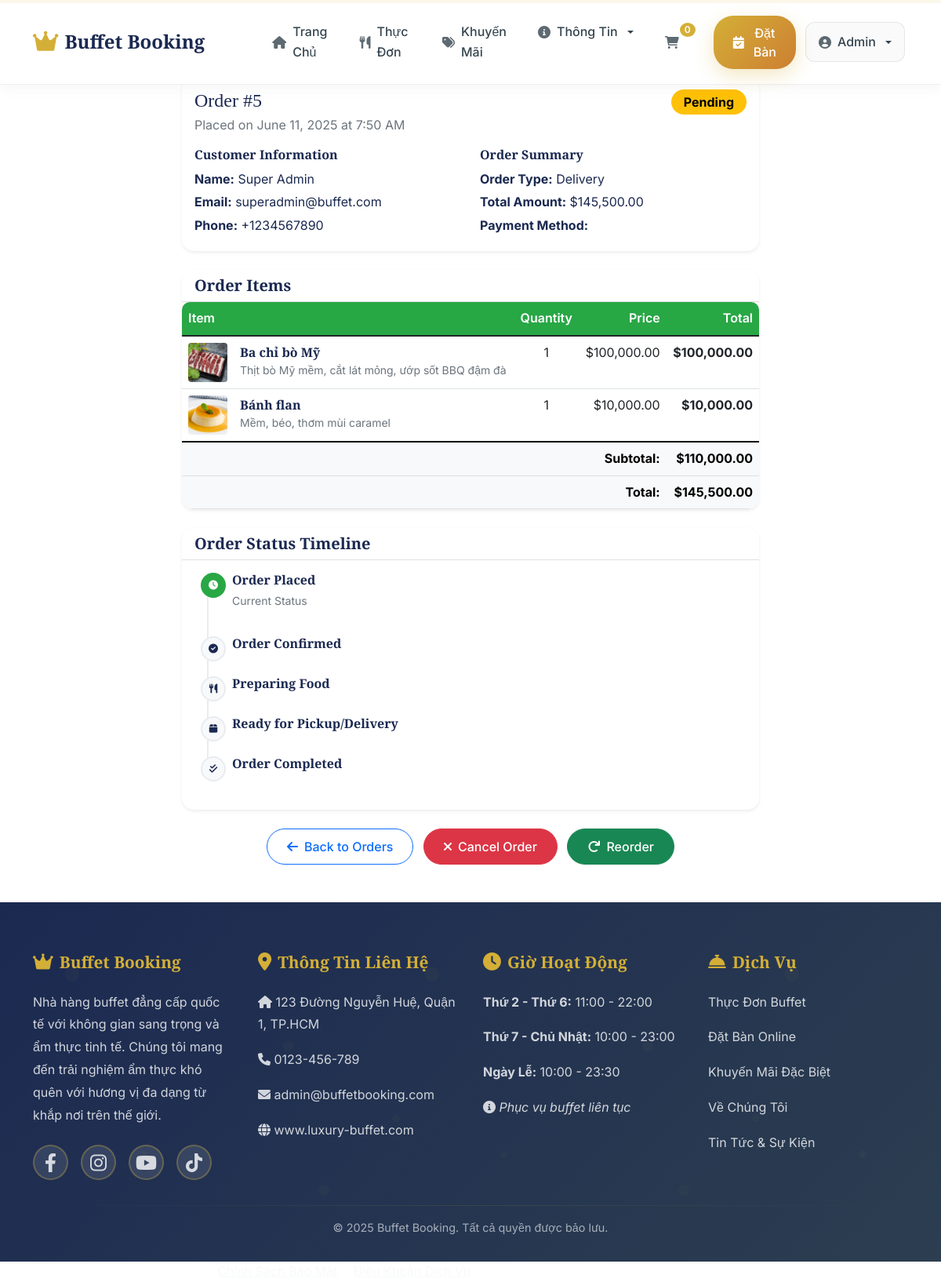
Page /index.php?page=order&action=detail&id=5 (signed in) on the committed database.
### tables this page shows
CREATE TABLE IF NOT EXISTS `orders` (
  `id` int NOT NULL AUTO_INCREMENT,
  `user_id` int DEFAULT NULL,
  `booking_id` int DEFAULT NULL,
  `order_number` varchar(20) NOT NULL,
  `customer_name` varchar(100) NOT NULL,
  `customer_email` varchar(100) NOT NULL,
  `customer_phone` varchar(20) NOT NULL,
  `order_type` enum('dine_in','takeout','delivery') NOT NULL,
  `subtotal` decimal(10,2) NOT NULL,
  `tax_amount` decimal(10,2) DEFAULT '0.00',
  `total_amount` decimal(10,2) NOT NULL,
  `payment_method` enum('cod','cash','credit_card','debit_card','digital_wallet','bank_transfer','vnpay') NOT NULL,
  `payment_status` enum('pending','paid','failed','refunded') DEFAULT 'pending',
  `payment_id` int DEFAULT NULL,
  `status` enum('pending','confirmed','preparing','ready','completed','delivered','cancelled') DEFAULT 'pending',
  `special_instructions` text,
  `delivery_address` text,
  `order_notes` text,
  `estimated_ready_time` timestamp NULL DEFAULT NULL,
  `completed_at` timestamp NULL DEFAULT NULL,
  `created_at` timestamp NULL DEFAULT CURRENT_TIMESTAMP,
  `updated_at` timestamp NULL DEFAULT CURRENT_TIMESTAMP ON UPDATE CURRENT_TIMESTAMP,
  `delivery_ward` varchar(100) DEFAULT NULL,
  `delivery_district` varchar(100) DEFAULT NULL,
  `delivery_city` varchar(100) DEFAULT NULL,
  `delivery_notes` text,
  `delivery_fee` decimal(10,2) DEFAULT '0.00',
  `service_fee` decimal(10,2) DEFAULT '0.00',
  `discount_amount` decimal(10,2) DEFAULT '0.00',
  `coupon_code` varchar(50) DEFAULT NULL,
  PRIMARY KEY (`id`),
  UNIQUE KEY `order_number` (`order_number`),
  KEY `fk_orders_user` (`user_id`),
  KEY `fk_orders_booking` (`booking_id`),
  KEY `idx_status` (`status`),
  KEY `idx_payment_status` (`payment_status`),
  KEY `idx_order_type` (`order_type`),
  KEY `idx_customer_email` (`customer_email`),
  KEY `idx_orders_date_status` (`created_at`,`status`),
  KEY `fk_orders_payment` (`payment_id`)
);

CREATE TABLE IF NOT EXISTS `users` (
  `id` int NOT NULL AUTO_INCREMENT,
  `first_name` varchar(50) NOT NULL,
  `last_name` varchar(50) NOT NULL,
  `email` varchar(100) NOT NULL,
  `password` varchar(255) NOT NULL,
  `phone` varchar(20) DEFAULT NULL,
  `date_of_birth` date DEFAULT NULL,
  `address` text,
  `avatar` varchar(255) DEFAULT NULL,
  `role` enum('customer','manager','super_admin') DEFAULT 'customer',
  `email_verified` tinyint(1) DEFAULT '0',
  `email_verification_token` varchar(255) DEFAULT NULL,
  `password_reset_token` varchar(255) DEFAULT NULL,
  `password_reset_expires` timestamp NULL DEFAULT NULL,
  `last_login` timestamp NULL DEFAULT NULL,
  `is_active` tinyint(1) DEFAULT '1',
  `preferences` json DEFAULT NULL,
  `created_at` timestamp NULL DEFAULT CURRENT_TIMESTAMP,
  `updated_at` timestamp NULL DEFAULT CURRENT_TIMESTAMP ON UPDATE CURRENT_TIMESTAMP,
  PRIMARY KEY (`id`),
  UNIQUE KEY `email` (`email`),
  KEY `idx_role` (`role`),
  KEY `idx_active` (`is_active`)
);

CREATE TABLE IF NOT EXISTS `order_items` (
  `id` int NOT NULL AUTO_INCREMENT,
  `order_id` int NOT NULL,
  `food_item_id` int NOT NULL,
  `quantity` int NOT NULL,
  `unit_price` decimal(10,2) NOT NULL,
  `total_price` decimal(10,2) NOT NULL,
  `special_instructions` text,
  `created_at` timestamp NULL DEFAULT CURRENT_TIMESTAMP,
  PRIMARY KEY (`id`),
  KEY `fk_order_items_order` (`order_id`),
  KEY `fk_order_items_food` (`food_item_id`),
  KEY `idx_order_items_order_food` (`order_id`,`food_item_id`)
);

CREATE TABLE IF NOT EXISTS `food_items` (
  `id` int NOT NULL AUTO_INCREMENT,
  `category_id` int NOT NULL,
  `subcategory_id` int DEFAULT NULL,
  `name` varchar(100) NOT NULL,
  `description` text,
  `price` decimal(10,2) NOT NULL,
  `image` varchar(255) DEFAULT NULL,
  `ingredients` text,
  `allergens` varchar(255) DEFAULT NULL,
  `dietary_info` json DEFAULT NULL,
  `nutrition_info` json DEFAULT NULL,
  `preparation_time` int DEFAULT NULL,
  `spice_level` enum('none','mild','medium','hot','very_hot') DEFAULT 'none',
  `is_popular` tinyint(1) DEFAULT '0',
  `is_new` tinyint(1) DEFAULT '0',
  `is_seasonal` tinyint(1) DEFAULT '0',
  `is_available` tinyint(1) DEFAULT '1',
  `sort_order` int DEFAULT '0',
  `created_at` timestamp NULL DEFAULT CURRENT_TIMESTAMP,
  `updated_at` timestamp NULL DEFAULT CURRENT_TIMESTAMP ON UPDATE CURRENT_TIMESTAMP,
  PRIMARY KEY (`id`),
  KEY `fk_food_category` (`category_id`),
  KEY `fk_food_subcategory` (`subcategory_id`),
  KEY `idx_available` (`is_available`),
  KEY `idx_popular` (`is_popular`),
  KEY `idx_price` (`price`)
);

### controllers/BaseController.php (called while the page is built, shortened)
<?php
class BaseController {
    protected function loadView($view, $data = []) {
        include 'views/layouts/header.php';
        include "views/$view.php";
        include 'views/layouts/footer.php';
    }    protected function loadAdminView($view, $data = []) {
        if (!empty($data)) {
            extract($data);
        }
        include 'views/admin/layouts/header.php';
        include 'views/admin/layouts/sidebar.php';
        echo '<main class="col-md-9 ms-sm-auto col-lg-10 px-md-4">';
        include "views/admin/$view.php";
        echo '</main>';
        include 'views/admin/layouts/footer.php';
    }
}
?>

### controllers/OrderController.php (called while the page is built, shortened)
<?php
require_once 'BaseController.php';
require_once __DIR__ . '/../models/Order.php';
class OrderController extends BaseController {
    private $orderModel;
    public function __construct() {
        $this->orderModel = new Order();
    }
    public function detail() {
        $orderId = intval($_GET['id'] ?? 0);
        $order = $this->orderModel->getOrderWithItems($orderId);
        $data = [
            'title' => 'Chi Tiết Đơn Hàng #' . $orderId . ' - ' . SITE_NAME,
            'order' => $order
        ];
        $this->loadView('customer/order/detail', $data);
    }
}
?>

### database/install.php (called while the page is built, shortened)
<?php
class Database {
    private static $instance = null;
    private $connection;
    public static function getInstance() {
        if (self::$instance === null) {
            self::$instance = new self();
        }
        return self::$instance;
    }
    private function connect() {
        try {
            $dsn = "mysql:host=" . DB_HOST . ";dbname=" . DB_NAME . ";charset=" . DB_CHARSET;
            $options = [
                PDO::ATTR_ERRMODE => PDO::ERRMODE_EXCEPTION,
                PDO::ATTR_DEFAULT_FETCH_MODE => PDO::FETCH_ASSOC,
                PDO::ATTR_EMULATE_PREPARES => false
            ];
            $this->connection = new PDO($dsn, DB_USER, DB_PASS, $options);
        } catch (PDOException $e) {
            die("Database connection failed: " . $e->getMessage());
        }
    }
    public function getConnection() {
        return $this->connection;
    }
}
?>

### models/BaseModel.php (called while the page is built, shortened)
<?php
class BaseModel {
    protected $table;    public function __construct() {
        $database = Database::getInstance();
        $this->db = $database->getConnection();
    }
}
?>

### models/Order.php (called while the page is built, shortened)
<?php
require_once 'BaseModel.php';
class Order extends BaseModel
{    protected $table = 'orders';
         public function getOrderWithItems($orderId)
    {
        $sql = "SELECT o.*, CONCAT(u.first_name, ' ', u.last_name) as customer_name, u.email as customer_email
                FROM {$this->table} o
                LEFT JOIN users u ON o.user_id = u.id
                WHERE o.id = :order_id";
        $stmt = $this->db->prepare($sql);
        $stmt->bindValue(':order_id', $orderId, PDO::PARAM_INT);
        $stmt->execute();
        $order = $stmt->fetch();
        $sql = "SELECT oi.*, f.name as food_name, f.image, f.description
                FROM order_items oi
                LEFT JOIN food_items f ON oi.food_item_id = f.id
                WHERE oi.order_id = :order_id
                ORDER BY f.name";
        $stmt = $this->db->prepare($sql);
        $stmt->bindValue(':order_id', $orderId, PDO::PARAM_INT);
        $stmt->execute();
        $order['items'] = $stmt->fetchAll();
        return $order;
    }
}

### views/customer/order/detail.php (the view, shortened to what this page needs)
<?php
$order_items = isset($order['items']) && is_array($order['items']) ? $order['items'] : [];
?>
<div class="container my-5">
    <div class="row">
        <div class="col-lg-8 mx-auto">
            <div class="card border-0 shadow-sm mb-4">
                <div class="card-body">
                    <div class="d-flex justify-content-between align-items-start mb-3">
                        <div>
                            <h2 class="h4 mb-1">Order #<?= $order['id'] ?></h2>
                            <p class="text-muted mb-0">Placed on <?= date('F j, Y \a\t g:i A', strtotime($order['created_at'])) ?></p>
                        </div>
                        <span class="badge badge-status badge-<?= strtolower($order['status']) ?> fs-6">
                            <?= ucfirst($order['status']) ?>
                        </span>
                    </div>
                    <div class="row">
                        <div class="col-md-6">
                            <h6 class="fw-bold mb-2">Customer Information</h6>
                            <p class="mb-1"><strong>Name:</strong> <?= htmlspecialchars($order['customer_name']) ?></p>
                            <p class="mb-1"><strong>Email:</strong> <?= htmlspecialchars($order['customer_email']) ?></p>
                            <p class="mb-1"><strong>Phone:</strong> <?= htmlspecialchars($order['customer_phone']) ?></p>
                        </div>
                        <div class="col-md-6">
                            <h6 class="fw-bold mb-2">Order Summary</h6>
                            <p class="mb-1"><strong>Order Type:</strong> <?= ucfirst($order['order_type']) ?></p>
                            <p class="mb-1"><strong>Total Amount:</strong> $<?= number_format($order['total_amount'], 2) ?></p>
                            <p class="mb-1"><strong>Payment Method:</strong> <?= ucfirst($order['payment_method']) ?></p>
                        </div>
                    </div>
                </div>
            </div>
            <div class="card border-0 shadow-sm mb-4">
                <div class="card-header bg-white">
                    <h5 class="mb-0">Order Items</h5>
                </div>
                <div class="card-body p-0">
                    <div class="table-responsive">
                        <table class="table table-hover mb-0">
                            <thead class="table-light">
                                <tr>
                                    <th>Item</th>
                                    <th class="text-center">Quantity</th>
                                    <th class="text-end">Price</th>
                                    <th class="text-end">Total</th>
                                </tr>
                            </thead>
                            <tbody>
                                <?php foreach ($order_items as $item): ?>
                                <tr>
                                    <td>
                                        <div class="d-flex align-items-center">
                                            <?php if ($item['image']): ?>
                                            <img src="<?= SITE_URL ?>/uploads/food_images/<?= $item['image'] ?? 'food-placeholder.svg' ?>"
                                                 alt="<?= htmlspecialchars($item['food_name'] ?? $item['name'] ?? 'Món đã xóa') ?>"
                                                 class="rounded me-3" style="width: 50px; height: 50px; object-fit: cover;">
                                            <?php endif; ?>
                                            <div>
                                                <h6 class="mb-0"><?= htmlspecialchars($item['food_name'] ?? $item['name'] ?? 'Món đã xóa') ?></h6>
                                                <?php if ($item['description']): ?>
                                                <small class="text-muted"><?= htmlspecialchars(substr($item['description'], 0, 80)) ?></small>
                                                <?php endif; ?>
                                            </div>
                                        </div>
                                    </td>
                                    <td class="text-center"><?= $item['quantity'] ?></td>
                                    <td class="text-end">$<?= number_format($item['price'] ?? $item['unit_price'] ?? 0, 2) ?></td>
                                    <td class="text-end fw-bold">$<?= number_format(($item['price'] ?? $item['unit_price'] ?? 0) * $item['quantity'], 2) ?></td>
                                </tr>
                                <?php endforeach; ?>
                            </tbody>
                            <tfoot class="table-light">
                                <tr>
                                    <th colspan="3" class="text-end">Subtotal:</th>
                                    <th class="text-end">$<?= number_format($order['subtotal'], 2) ?></th>
                                </tr>
                                <tr>
                                    <th colspan="3" class="text-end">Total:</th>
                                    <th class="text-end">$<?= number_format($order['total_amount'], 2) ?></th>
                                </tr>
                            </tfoot>
                        </table>
                    </div>
                </div>
            </div>
            <div class="card border-0 shadow-sm mb-4">
                <div class="card-header bg-white">
                    <h5 class="mb-0">Order Status Timeline</h5>
                </div>
                <div class="card-body">
                    <div class="timeline">
                        <?php
                        $timeline_items = [
                            ['status' => 'pending', 'label' => 'Order Placed', 'icon' => 'clock'],
                            ['status' => 'confirmed', 'label' => 'Order Confirmed', 'icon' => 'check-circle'],
                            ['status' => 'preparing', 'label' => 'Preparing Food', 'icon' => 'utensils'],
                            ['status' => 'ready', 'label' => 'Ready for Pickup/Delivery', 'icon' => 'box'],
                            ['status' => 'completed', 'label' => 'Order Completed', 'icon' => 'check-double']
                        ];
                        $current_status_index = array_search($order['status'], array_column($timeline_items, 'status'));
                        ?>
                        <?php foreach ($timeline_items as $index => $item): ?>
                        <div class="timeline-item <?= $index <= $current_status_index ? 'active' : '' ?>">
                            <div class="timeline-marker">
                                <i class="fas fa-<?= $item['icon'] ?>"></i>
                            </div>
                            <div class="timeline-content">
                                <h6 class="mb-1"><?= $item['label'] ?></h6>
                                <?php if ($index <= $current_status_index): ?>
                                <small class="text-muted">
                                    <?= $index == $current_status_index ? 'Current Status' : 'Completed' ?>
                                </small>
                                <?php endif; ?>
                            </div>
                        </div>
                        <?php endforeach; ?>
                    </div>
                </div>
            </div>
            <div class="text-center">
                <a href="<?= SITE_URL ?>/order/history" class="btn btn-outline-primary me-2">
                    <i class="fas fa-arrow-left me-2"></i>Back to Orders
                </a>
                <?php if ($order['status'] === 'pending'): ?>
                <button class="btn btn-danger me-2" onclick="cancelOrder(<?= $order['id'] ?>)">
                    <i class="fas fa-times me-2"></i>Cancel Order
                </button>
                <?php endif; ?>
                <button class="btn btn-success" onclick="reorderItems(<?= $order['id'] ?>)">
                    <i class="fas fa-redo me-2"></i>Reorder
                </button>
            </div>
        </div>
    </div>
</div>

### rows in the picture
orders: id "5", created_at "June 11, 2025 at 7:50 AM", status "Pending", user.email "superadmin@buffet.com", customer_phone "+1234567890", order_type "Delivery", total_amount "145,500.00", subtotal "110,000.00"
order_items: food_item.image (picture), food_item.name "Ba chỉ bò Mỹ", food_item.description "Thịt bò Mỹ mềm, cắt lát mỏng, ướp sốt BBQ đậm đà", quantity "1", unit_price "100,000.00", ($item['price'] ?? $item['unit_price'] ?? 0) * $item['quantity'] "100,000.00"
order_items: food_item.image (picture), food_item.name "Bánh flan", food_item.description "Mềm, béo, thơm mùi caramel", quantity "1", unit_price "10,000.00", ($item['price'] ?? $item['unit_price'] ?? 0) * $item['quantity'] "10,000.00"

### other values in the picture
SITE_NAME "Buffet Booking"
$_SESSION['cart_count'] "0"
$user['last_name'] "Admin"
$order['customer_name'] "Super Admin"
$item['label'] "Order Placed"
$item['label'] "Order Confirmed"
$item['label'] "Preparing Food"
$item['label'] "Ready for Pickup/Delivery"
$item['label'] "Order Completed"
ADMIN_EMAIL "admin@buffetbooking.com"
